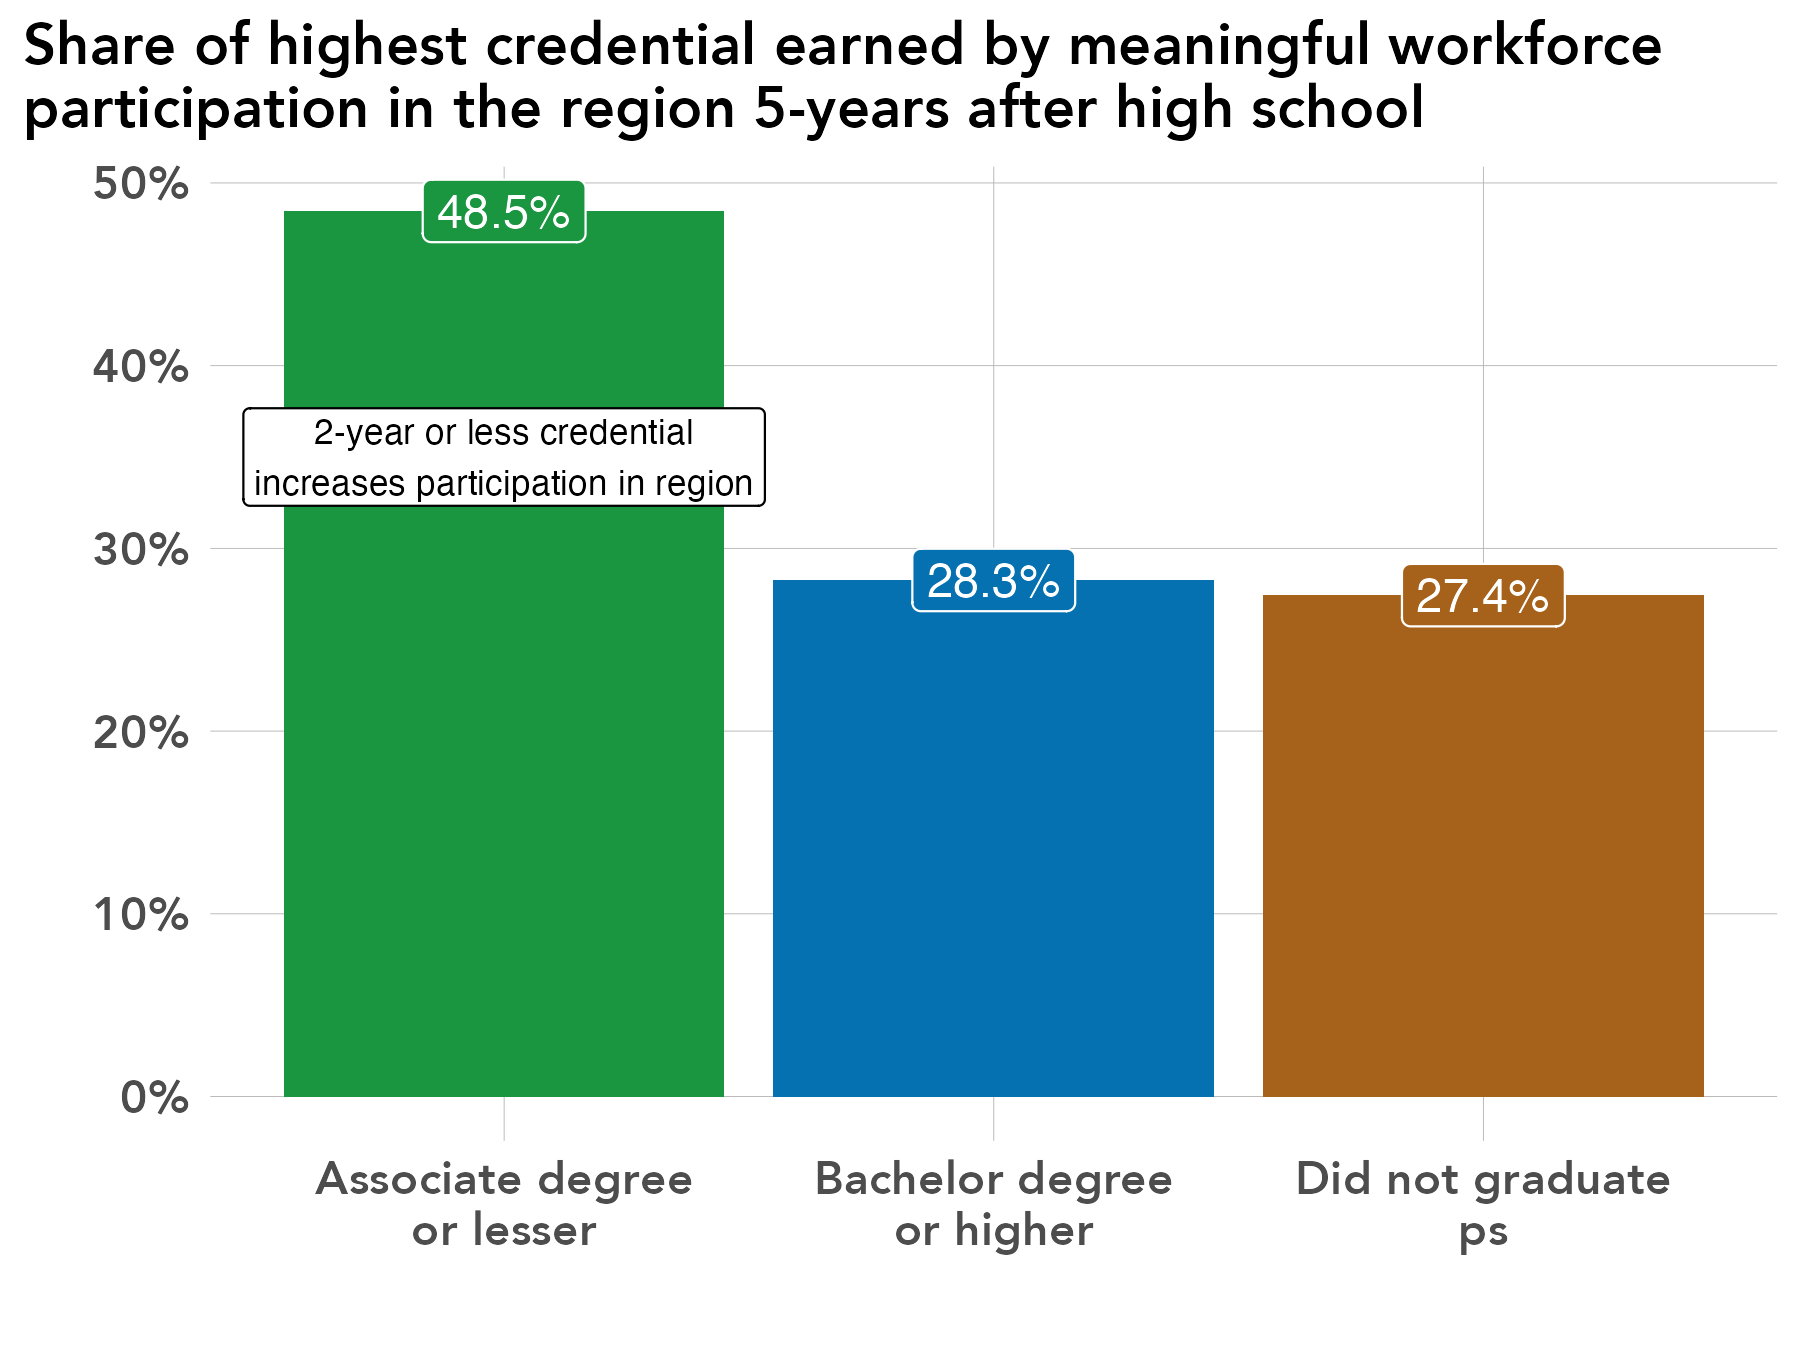

Generate this figure with R:
# library -----------------------------------------------------------------
library(tidyverse)
library(sf)
library(ggrepel)
library(scales)
library(ggiraph)
library(rmapshaper)
library(cowplot)
library(RColorBrewer)
library(readxl)
library(lubridate)
library(readxl)
library(systemfonts)
reset_font_cache()
library(ggtext)
library(janitor)
library(cowplot)


rm(list = ls())

# themes ------------------------------------------------------------------
theme_bar <- theme_bw() +
  theme(panel.grid.major = element_line(color = "grey70", size = 0.1),
        panel.grid.minor = element_blank(),
        axis.ticks = element_blank(),
        axis.text = element_text(face = "bold"),
        panel.border = element_blank(),
        legend.background = element_rect(fill = "transparent", color = "transparent"),
        legend.key = element_rect(fill = "transparent"),
        legend.key.size = unit(1, "lines"),
        legend.margin = margin(0,0,0,0),
        legend.title = element_blank(),
        legend.text = element_text(margin = margin(l = 2)),
        text = element_text(family = "Avenir") ,
        plot.title.position = "plot",
        plot.title = element_text(face = "bold"))

theme_line <- theme_bw() +
  theme(legend.background = element_rect(fill = "transparent", color = "transparent"),
        legend.key = element_rect(fill = "transparent"),
        legend.text = element_text(margin = margin(l = 2)),
        panel.grid.minor = element_blank(),
        panel.grid.major = element_line(color = "grey70", size = 0.1),
        axis.ticks = element_blank(),
        axis.text = element_text(face = "bold"),
        panel.border = element_blank(),
        legend.margin = margin(0,0,0,0),
        legend.key.size = unit(1, "lines"),
        text = element_text(family = "Avenir") ,
        plot.title.position = "plot",
        plot.title = element_text(face = "bold"))


theme_sf <- theme_bw() +
  theme(axis.text.x=element_blank(),
        axis.text.y=element_blank(),
        axis.ticks=element_blank(),
        panel.background = element_blank(),
        panel.grid.major = element_line(color = "white"),
        panel.border = element_blank(),
        legend.title = element_blank(),
        legend.text = element_text(margin = margin(l = 2)),
        legend.margin = margin(0,0,0,0),
        legend.key.size = unit(1, "lines"),
        text = element_text(family = "Avenir") ,
        plot.title.position = "plot",
        plot.title = element_text(face = "bold"))

regions <- read_csv("/Users/kellyasche/Library/CloudStorage/GoogleDrive-kasche@ruralmn.org/My Drive/Data Prep/R Projects/Join docs/county_regions.csv") %>%
  select(5,6) %>%
  unique() %>%
  mutate(edr = str_replace(edr, "  ", " "),
         planning.region = str_replace(planning.region, " Minnesota", ""),
         planning.region = fct_relevel(planning.region, "Northwest", "Northeast", "Central", "Seven County Mpls-St Paul", "Southwest", "Southeast"),
         edr = fct_relevel(edr, "EDR 1 - Northwest", "EDR 2 - Headwaters", "EDR 3 - Arrowhead", "EDR 4 - West Central", "EDR 5 - North Central", "EDR 6E- Southwest Central", "EDR 6W- Upper Minnesota Valley", "EDR 7E- East Central", "EDR 7W- Central", "EDR 8 - Southwest", "EDR 9 - South Central", "EDR 10 - Southeast", "EDR 11 - 7 County Twin Cities", "Minnesota"))

counties.regions <- read_csv("/Users/kellyasche/Library/CloudStorage/GoogleDrive-kasche@ruralmn.org/My Drive/Data Prep/R Projects/Join docs/county_regions.csv") %>%
  mutate(countyfp = formatC(countyfp, width = 3, flag = "0"),
         Name = str_to_title(Name),
         Name = str_replace(Name, "Q", "q"),
         Name = str_replace(Name, "Of The", "of the"),
         Name = str_replace(Name, "Mcleod", "McLeod"),
         Dem_Desc = ifelse(Name == "Minnesota", "Minnesota", Dem_Desc) ,
         edr = str_replace(edr, "  ", " "),
         planning.region = str_replace(planning.region, " Minnesota", ""),
         planning.region = fct_relevel(planning.region, "Northwest", "Northeast", "Central", "Seven County Mpls-St Paul", "Southwest", "Southeast"),
         edr = fct_relevel(edr, "EDR 1 - Northwest", "EDR 2 - Headwaters", "EDR 3 - Arrowhead", "EDR 4 - West Central", "EDR 5 - North Central", "EDR 6E- Southwest Central", "EDR 6W- Upper Minnesota Valley", "EDR 7E- East Central", "EDR 7W- Central", "EDR 8 - Southwest", "EDR 9 - South Central", "EDR 10 - Southeast", "EDR 11 - 7 County Twin Cities", "Minnesota"))

color.ruca <- c("Entirely rural" = "#009933", "Town/rural mix" = "#99CC33", "Urban/town/rural mix" = "#CC9966", "Entirely urban" = "#754C29", "Minnesota" = "black")

color.pr <- c("Northwest" = "#4575b4","Northeast" = "grey", "Central" = "#fee090", "Seven County Mpls-St Paul" = "#d73027", "Southwest" = "#91bfdb", "Southeast" = "#fc8d59", "Minnesota" = "black")

color.edr <- c("EDR 1 - Northwest" = "#b3cde3", "EDR 2 - Headwaters" = "#8c96c6", "EDR 3 - Arrowhead" = "#fe9929", "EDR 4 - West Central" = "#8856a7", "EDR 5 - North Central" = "#810f7c", "EDR 6E- Southwest Central" = "#e5f5f9", "EDR 6W- Upper Minnesota Valley" = "#bdc9e1", "EDR 7E- East Central" = "#99d8c9", "EDR 7W- Central" = "#2ca25f", "EDR 8 - Southwest" = "#74a9cf", "EDR 9 - South Central" = "#0570b0", "EDR 10 - Southeast" = "#d7301f", "EDR 11 - 7 County Twin Cities" = "#d8b365", "Minnesota" = "black")

color.pr.edr <- c ("Northwest" = "#4575b4","Northeast" = "#e0f3f8", "Central" = "#fee090", "Seven County Mpls-St Paul" = "#d73027", "Southwest" = "#91bfdb", "Southeast" = "#fc8d59", "Minnesota" = "black", "EDR 1 - Northwest" = "#b3cde3", "EDR 2 - Headwaters" = "#8c96c6", "EDR 3 - Arrowhead" = "#fe9929", "EDR 4 - West Central" = "#8856a7", "EDR 5 - North Central" = "#810f7c", "EDR 6E- Southwest Central" = "#e5f5f9", "EDR 6W- Upper Minnesota Valley" = "#bdc9e1", "EDR 7E- East Central" = "#99d8c9", "EDR 7W- Central" = "#2ca25f", "EDR 8 - Southwest" = "#74a9cf", "EDR 9 - South Central" = "#0570b0", "EDR 10 - Southeast" = "#d7301f", "EDR 11 - 7 County Twin Cities" = "#d8b365")

color.six <- c("#009933", "#4575b4", "grey", "#fee090", "#fc8d59", "#d73027")

mn_counties <- st_read("/Users/kellyasche/Library/CloudStorage/GoogleDrive-kasche@ruralmn.org/My Drive/Data Prep/R Projects/Shapefiles/County shapefiles/MNCounties_MNDOT.shp", quiet = TRUE) %>%
  ms_simplify(keep = .01, keep_shapes = TRUE) %>%
  rename("countyfp" = "FIPS_CODE")

counties.regions.1 <- counties.regions %>%
  mutate(statefp = "27",
         project.pr = ifelse(edr %in% c("EDR 1 - Northwest", "EDR 2 - Headwaters", "EDR 4 - West Central"), "Northwest",
                             ifelse(edr == "EDR 3 - Arrowhead", "Northeast",
                                    ifelse(edr %in% c("EDR 5 - North Central", "EDR 7E- East Central", "EDR 7W- Central"), "Central",
                                           ifelse(edr %in% c("EDR 6E- Southwest Central", "EDR 6W- Upper Minnesota Valley", "EDR 8 - Southwest"), "Southwest",
                                                  ifelse(edr %in% c("EDR 9 - South Central", "EDR 10 - Southeast"), "Southern", as.character(planning.region)))))),
         project.pr = fct_relevel(project.pr, "Northwest", "Northeast", "Central", "Seven County Mpls-St Paul", "Southwest", "Southern"))

# Prep data ---------------------------------------------------------------

original <- read_csv("Data/SLEDS/Masters/Master-report-dataset.csv") 

names(original)

data <- original %>%
  select(grad.year.5, highest.cred.level) %>%
  filter(grad.year.5 != "After 2023") %>%
  filter(grad.year.5 != "Attending ps") %>%
  filter(!highest.cred.level %in% c("Attending ps")) %>%
  mutate(highest.cred.level = ifelse(highest.cred.level %in% c("Associate degree", "Less than Associate Degree"), "Associate degree or lesser credential", highest.cred.level)) %>%
  group_by(highest.cred.level, grad.year.5) %>%
  summarize(n = n()) %>%
  ungroup() %>%
  group_by(highest.cred.level) %>%
  mutate(pct = n / sum(n)) %>%
  ungroup()  %>%
  mutate(grad.year.5 = str_replace(grad.year.5, "No MN emp record, not attending ps", "No MN emp record"),
         grad.year.5 = str_replace(grad.year.5, "Not meaningful, not attending ps", "Not meaningful"),
         grad.year.5 = fct_relevel(grad.year.5, "Meaningful WF - Northeast", "Meaningful WF - MN", "Not meaningful", "No MN emp record"),
         highest.cred.level = fct_relevel(highest.cred.level, "Associate degree or lesser credential", "Bachelor degree or higher",  "Did not graduate ps"))


# Create chart ------------------------------------------------------------
ggplot(data = filter(data, grad.year.5 == "Meaningful WF - Northeast"), aes(highest.cred.level, pct, fill = highest.cred.level)) +
  geom_col(position = "dodge") +
  geom_label(aes(label = percent(pct, accuracy = .1)), show.legend = FALSE, position = position_dodge(width = .9), color = "white", size = 4) +
  annotate(geom = "label",
           x = 1,
           y = .35,
           label = "2-year or less credential\nincreases participation in region",
           size = 3) +
  labs(x="", y = "", title = "Share of highest credential earned by meaningful workforce\nparticipation in the region 5-years after high school")+
  scale_y_continuous(labels=scales::percent) +
  scale_x_discrete(labels = c( "Associate degree or lesser credential" = "Associate degree\nor lesser", "Bachelor degree or higher" = "Bachelor degree\nor higher", "Did not graduate ps" = "Did not graduate\nps")) +
  scale_fill_manual(values = c("#1a9641", "#0571b0", "#a6611a")) +
  theme_bar+
  theme(legend.position = "none",
        text = element_text(size = 14),
        plot.title = element_text(size = 14))


ggsave(filename = "Charts/Paper report/highest-cred-regional-wf.pdf", device = cairo_pdf, dpi = "print", width = 6, height = 4.5)

ggsave(filename = "Charts/Paper report/highest-cred-regional-wf.png", dpi = "print", width = 6, height = 4.5)
